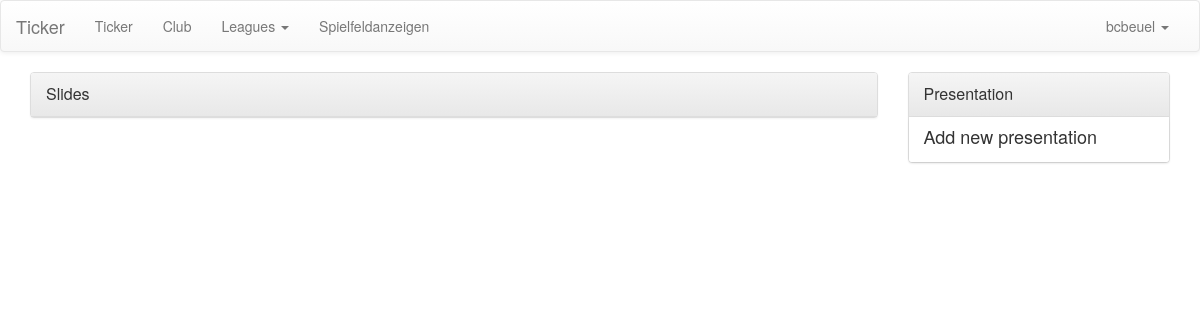
Page /ticker/manage/presentation/13/ (signed in) on the earlier database version.
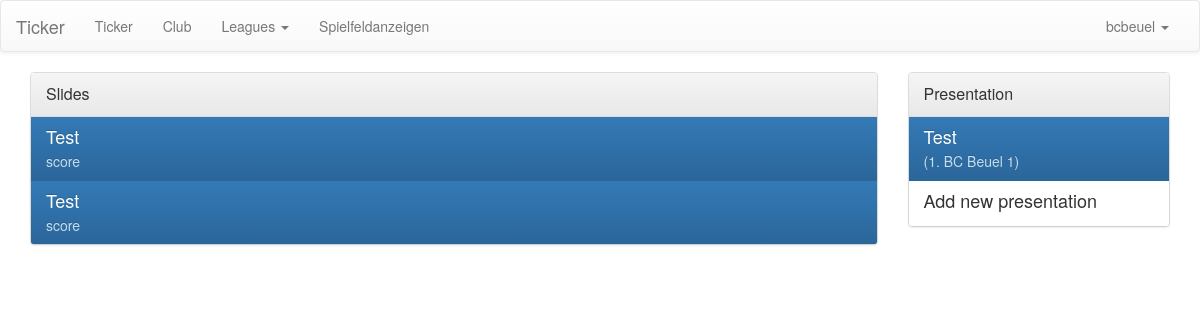
Same page on the later database version.
### ticker/models/presentation.py (models this page shows, shortened)
class Slide(models.Model):
    club = models.ForeignKey(Club)
    title = models.CharField(max_length=255)
    POSSIBLE_CONTENT_TYPE = [('score', 'Score'),
                             ('advertisement_photo', 'Werbung (Foto)'),
                             ('advertisement_video', 'Werbung (Video)'),
                             ('next_games', 'Naechsten Spiele'),
                             ('next_home_games', 'Naeachsten Heimspiele'),
                             ]
    content_type = models.CharField(max_length=255, choices=POSSIBLE_CONTENT_TYPE)
    content_path = models.TextField(null=True, blank=True)
    is_visible = models.BooleanField(default=True)
    is_deleted = models.BooleanField(default=False)
    created = models.DateTimeField(auto_now_add=True)

class Presentation(models.Model):
    team = models.ForeignKey(Team)
    name = models.CharField(max_length=255)
    description = models.TextField(null=True, blank=True)
    displayed = models.BooleanField(default=True)

### ticker/models/player_clubs.py (models this page shows, shortened)
class Team(models.Model):
    parent_club = models.ForeignKey(Club, CASCADE, default=1)
    team_name = models.CharField(max_length=255)
    players = models.ManyToManyField(Player, blank=True)
    fields = models.ManyToManyField('PlayingField', blank=True)
    def get_name(self):
        return self.team_name

### ticker/views/user_interface.py (the view)
# urls.py: url(r'^manage/presentation/([0-9]+)/?$', manage_presentation, name='manage_load_presentation'),
@login_required()
def manage_presentation(request, presentation=None):
    if not request.user.is_authenticated():
        return HttpResponseRedirect(reverse('login'))
    p = Profile.objects.filter(user=request.user).first()
    club = p.associated_club
    presentations = Presentation.objects.filter(team__parent_club=club)
    if presentation is not None:
        selected_presentation = presentations.filter(id=presentation).first()
        slides = Slide.objects.filter(presentationslideteam__presentation=selected_presentation)
    else:
        slides = None
    return render(request, 'user/manage_presentations.html', dict(presentations=presentations, slides=slides))

### ticker/models/leaguestructure.py (called while the page is built)
    def get_name(self):
        return self.name

### ticker/templatetags/custom_tags.py (called while the page is built)
@register.filter
def get_club(user):
    assert(isinstance(user, User))
    p = Profile.objects.filter(user=user).first()
    if p is None:
        return None
    return p.associated_club

@register.filter
def get_leagues_club(user):
    club = get_club(user)
    leagues = League.objects.filter(teams__parent_club=club).distinct()
    return leagues

### ticker/templates/user/manage_presentations.html (shortened to what this page needs)
{% extends 'user/manage_base.html' %}
{% block content %}
    <div class="container">
        <div class="row">
            <div class="col-sm-9">
                <div class="panel panel-default">
                    <div class="panel-heading">
                        <div class="panel-title">Slides</div>
                    </div>
                    <div class="list-group">
                        {% for slide in slides %}
                            {% if slide.is_deleted == False %}
                                <a href="#" class="list-group-item active">
                                    <h4 class="list-group-item-heading">
                                        {{ slide.title }}
                                    </h4>
                                    <p class="list-group-item-text">
                                        {{ slide.content_type }}
                                    </p>
                                </a>
                            {% endif %}
                        {% endfor %}
                    </div>
                </div>
            </div>
            <div class="col-sm-3">
                <div class="panel panel-default">
                    <div class="panel-heading">
                        <div class="panel-title">Presentation</div>
                    </div>
                    <div class="list-group">
                        {% for presentation in presentations %}
                            {% if presentation.displayed %}
                                <a href="{% url 'manage_load_presentation' presentation.id %}" class="list-group-item active">
                                    <h4 class="list-group-item-heading">
                                        {{ presentation.name }}
                                    </h4>
                                    <p class="list-group-item-text">
                                        {{ presentation.description }} ({{ presentation.team.get_name }})
                                    </p>
                                </a>
                            {% endif %}
                        {% endfor %}
                        <a href="{% url 'manage_presentation_new' %}" class="list-group-item">
                            <h4 class="list-group-item-heading">
                                Add new presentation
                            </h4>
                        </a>
                    </div>
                </div>
            </div>
        </div>
    </div>
{% endblock %}

Differences in the rows shown:
added Slide: title "Test", content_type "score"
added Slide: title "Test", content_type "score"
added Presentation: name "Test", team.get_name "1. BC Beuel 1"
